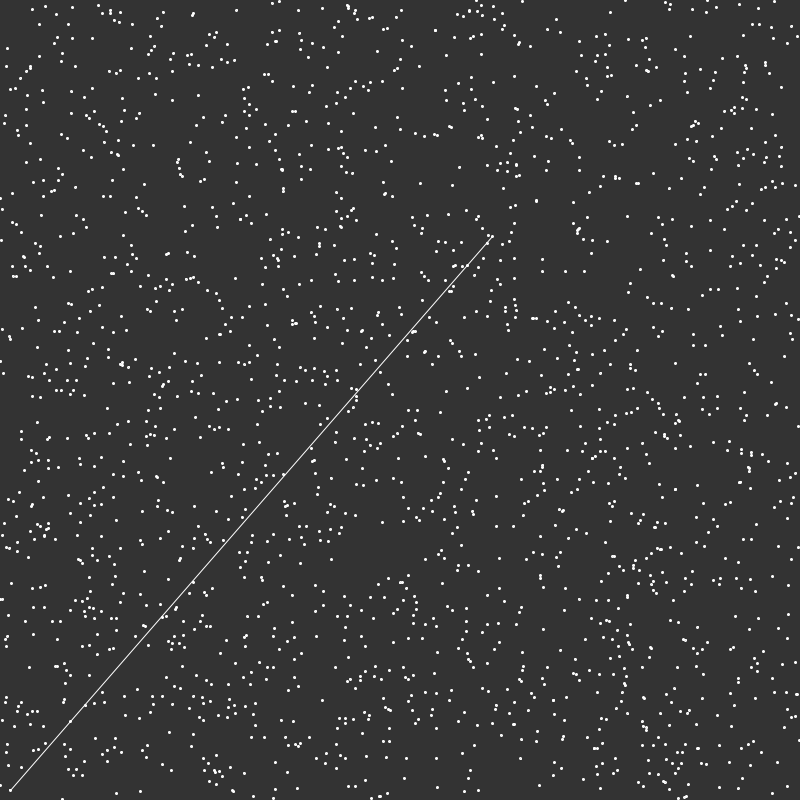
Frame 1 (no input)
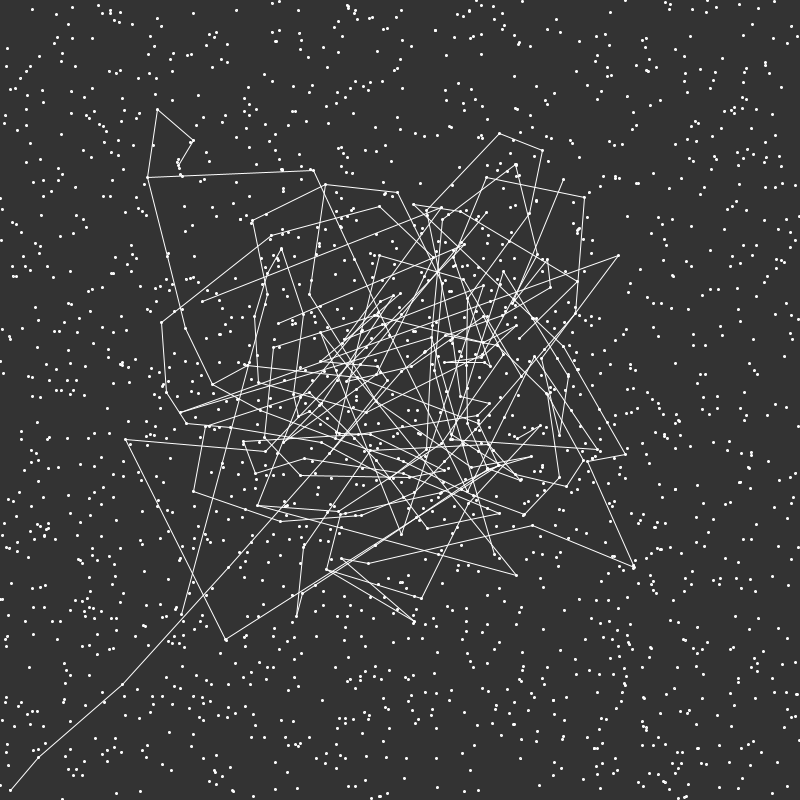
Frame 60 (the mouse pressed at the canvas centre just before this capture)
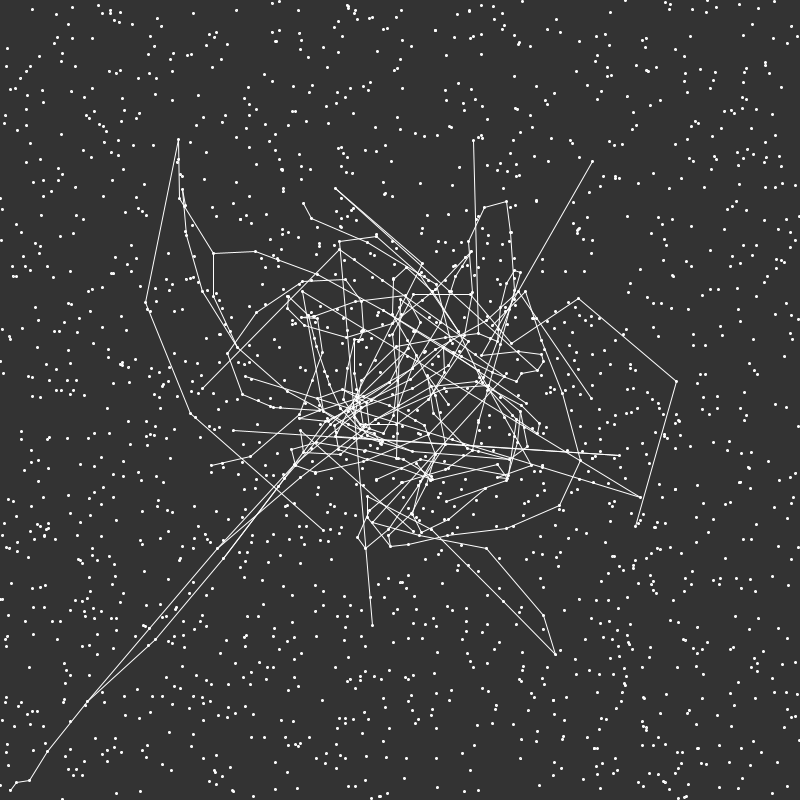
Frame 120 (the mouse held since frame 60 and released just before this capture)

The Processing sketch that drew these frames (run headless with seeded random() and noise(); from frame 60 on, the mouse is pressed at the canvas centre):

// Processing sketch: collatz
// ── collatz.pde
HashMap<Integer, Integer> cameFrom = new HashMap<Integer, Integer>();
HashMap<Integer, Integer> goesTo = new HashMap<Integer, Integer>();
HashMap<Integer, PVector> positions = new HashMap<Integer, PVector>();
HashMap<Integer, Float> angles = new HashMap<Integer, Float>();
float RAD = 10;
void setup() {
  size(800, 800);
  RAD = width / 100;
  positions.put(1, new PVector(10, height-10));
  goesTo.put(1, 1);
  
  for (int i = 2; i < 2000; i += 1) {
    positions.put(i, new PVector(random(width), random(height)));
  }
}

int nextX = 2;
void draw() {
  background(51);
  if (nextX < 2000) {
    int x = nextX;//floor(random(1, 1000));
    nextX += 1;

    while (true) {
      if (x == 1) {
        break;
      }
      if (!goesTo.containsKey(x)) {
        int hX = x;
        int nX = f(x);
        goesTo.put(hX, nX);
        x = nX;
        cameFrom.put(nX, hX);
        
        if (!positions.containsKey(nX)) {
          positions.put(nX, new PVector(random(width), random(height)));
        }
        
        if (!positions.containsKey(hX)) {
          positions.put(hX, new PVector(random(width), random(height)));
        }

      } else {
        break;
      }
    }
  }

  for (int i : positions.keySet()) {
    if (i == 1) continue;

    PVector p0 = positions.get(i);

    if (goesTo.containsKey(i)) {
      PVector p1 = positions.get(goesTo.get(i));
      

      if (PVector.dist(p0, p1) > RAD) {

        float f = 0;
        if (!angles.containsKey(i)) {
          f = random(-HALF_PI - QUARTER_PI, QUARTER_PI);
          angles.put(i, f);
        } else {
          f = angles.get(i);
        }


        p0.x = lerp(p0.x, p1.x + RAD * cos(f), 0.05);
        p0.y = lerp(p0.y, p1.y + RAD * sin(f), 0.05);
      }
    }
  }  


  stroke(255);
  fill(255);  
  for (int i : positions.keySet()) {
    PVector p0 = positions.get(i);
    ellipse(p0.x, p0.y, 2,2);
    if (goesTo.containsKey(i)) {
      PVector p1 = positions.get(goesTo.get(i));

      line(p0.x, p0.y, p1.x, p1.y);
    }
  }
}



int f(int x) {
  if (x % 2 == 0) {
    return x / 2;
  } else {
    return (x * 3)+1;
  }
}
